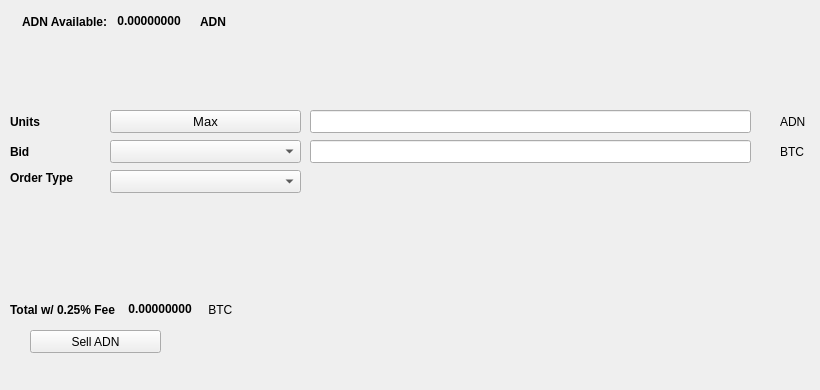
   <widget class="QWidget" name="SellTab">
    <attribute name="title">
     <string>Sell</string>
    </attribute>
    <widget class="QLabel" name="label_16">
     <property name="geometry">
      <rect>
       <x>780</x>
       <y>140</y>
       <width>31</width>
       <height>23</height>
      </rect>
     </property>
     <property name="text">
      <string>BTC</string>
     </property>
    </widget>
    <widget class="QComboBox" name="SellBidcomboBox">
     <property name="geometry">
      <rect>
       <x>110</x>
       <y>140</y>
       <width>191</width>
       <height>23</height>
      </rect>
     </property>
     <property name="font">
      <font>
       <pointsize>10</pointsize>
      </font>
     </property>
    </widget>
    <widget class="QLabel" name="label_18">
     <property name="geometry">
      <rect>
       <x>10</x>
       <y>110</y>
       <width>46</width>
       <height>23</height>
      </rect>
     </property>
     <property name="font">
      <font>
       <weight>75</weight>
       <bold>true</bold>
      </font>
     </property>
     <property name="text">
      <string>Units</string>
     </property>
    </widget>
    <widget class="QPushButton" name="Sell_Max_Amount">
     <property name="geometry">
      <rect>
       <x>110</x>
       <y>110</y>
       <width>191</width>
       <height>23</height>
      </rect>
     </property>
     <property name="font">
      <font>
       <pointsize>10</pointsize>
      </font>
     </property>
     <property name="text">
      <string>Max</string>
     </property>
    </widget>
    <widget class="QLabel" name="label_20">
     <property name="geometry">
      <rect>
       <x>10</x>
       <y>170</y>
       <width>91</width>
       <height>16</height>
      </rect>
     </property>
     <property name="font">
      <font>
       <weight>75</weight>
       <bold>true</bold>
      </font>
     </property>
     <property name="text">
      <string>Order Type</string>
     </property>
    </widget>
    <widget class="QComboBox" name="SellOrdertypeCombo">
     <property name="geometry">
      <rect>
       <x>110</x>
       <y>170</y>
       <width>191</width>
       <height>23</height>
      </rect>
     </property>
     <property name="font">
      <font>
       <pointsize>10</pointsize>
      </font>
     </property>
    </widget>
    <widget class="QLabel" name="label_21">
     <property name="geometry">
      <rect>
       <x>10</x>
       <y>140</y>
       <width>46</width>
       <height>23</height>
      </rect>
     </property>
     <property name="font">
      <font>
       <weight>75</weight>
       <bold>true</bold>
      </font>
     </property>
     <property name="text">
      <string>Bid</string>
     </property>
    </widget>
    <widget class="QLabel" name="label_22">
     <property name="geometry">
      <rect>
       <x>780</x>
       <y>110</y>
       <width>31</width>
       <height>23</height>
      </rect>
     </property>
     <property name="text">
      <string>ADN</string>
     </property>
    </widget>
    <widget class="QLineEdit" name="UnitsInputADN">
     <property name="geometry">
      <rect>
       <x>310</x>
       <y>110</y>
       <width>441</width>
       <height>23</height>
      </rect>
     </property>
     <property name="font">
      <font>
       <pointsize>9</pointsize>
       <weight>75</weight>
       <bold>true</bold>
      </font>
     </property>
    </widget>
    <widget class="QLineEdit" name="SellBidPriceEdit">
     <property name="geometry">
      <rect>
       <x>310</x>
       <y>140</y>
       <width>441</width>
       <height>23</height>
      </rect>
     </property>
     <property name="font">
      <font>
       <pointsize>9</pointsize>
       <weight>75</weight>
       <bold>true</bold>
      </font>
     </property>
    </widget>
    <widget class="QPushButton" name="SellADNBTN">
     <property name="geometry">
      <rect>
       <x>30</x>
       <y>330</y>
       <width>131</width>
       <height>23</height>
      </rect>
     </property>
     <property name="text">
      <string>Sell ADN</string>
     </property>
     <property name="icon">
      <iconset resource="../adn">
       <normaloff>:/icons/bitcoin</normaloff>:/icons/bitcoin</iconset>
     </property>
    </widget>
    <widget class="QWidget" name="layoutWidget3">
     <property name="geometry">
      <rect>
       <x>22</x>
       <y>12</y>
       <width>258</width>
       <height>19</height>
      </rect>
     </property>
     <layout class="QHBoxLayout" name="horizontalLayout">
      <item>
       <widget class="QLabel" name="label232_2">
        <property name="font">
         <font>
          <weight>75</weight>
          <bold>true</bold>
         </font>
        </property>
        <property name="text">
         <string>ADN Available:</string>
        </property>
       </widget>
      </item>
      <item>
       <widget class="QLabel" name="ADNAvailableLabel">
        <property name="palette">
         <palette>
          <active>
           <colorrole role="WindowText">
            <brush brushstyle="SolidPattern">
             <color alpha="255">
              <red>0</red>
              <green>0</green>
              <blue>0</blue>
             </color>
            </brush>
           </colorrole>
           <colorrole role="Button">
            <brush brushstyle="SolidPattern">
             <color alpha="255">
              <red>0</red>
              <green>170</green>
              <blue>0</blue>
             </color>
            </brush>
           </colorrole>
           <colorrole role="Light">
            <brush brushstyle="SolidPattern">
             <color alpha="255">
              <red>0</red>
              <green>255</green>
              <blue>0</blue>
             </color>
            </brush>
           </colorrole>
           <colorrole role="Midlight">
            <brush brushstyle="SolidPattern">
             <color alpha="255">
              <red>0</red>
              <green>212</green>
              <blue>0</blue>
             </color>
            </brush>
           </colorrole>
           <colorrole role="Dark">
            <brush brushstyle="SolidPattern">
             <color alpha="255">
              <red>0</red>
              <green>85</green>
              <blue>0</blue>
             </color>
            </brush>
           </colorrole>
           <colorrole role="Mid">
            <brush brushstyle="SolidPattern">
             <color alpha="255">
              <red>0</red>
              <green>113</green>
              <blue>0</blue>
             </color>
            </brush>
           </colorrole>
           <colorrole role="Text">
            <brush brushstyle="SolidPattern">
             <color alpha="255">
              <red>0</red>
              <green>170</green>
              <blue>0</blue>
             </color>
            </brush>
           </colorrole>
           <colorrole role="BrightText">
            <brush brushstyle="SolidPattern">
             <color alpha="255">
              <red>255</red>
              <green>255</green>
              <blue>255</blue>
             </color>
            </brush>
           </colorrole>
           <colorrole role="ButtonText">
            <brush brushstyle="SolidPattern">
             <color alpha="255">
              <red>0</red>
              <green>0</green>
              <blue>0</blue>
             </color>
            </brush>
           </colorrole>
           <colorrole role="Base">
            <brush brushstyle="SolidPattern">
             <color alpha="255">
              <red>255</red>
              <green>255</green>
              <blue>255</blue>
             </color>
            </brush>
           </colorrole>
           <colorrole role="Window">
            <brush brushstyle="SolidPattern">
             <color alpha="255">
              <red>0</red>
              <green>170</green>
              <blue>0</blue>
             </color>
            </brush>
           </colorrole>
           <colorrole role="Shadow">
            <brush brushstyle="SolidPattern">
             <color alpha="255">
              <red>0</red>
              <green>0</green>
              <blue>0</blue>
             </color>
            </brush>
           </colorrole>
           <colorrole role="AlternateBase">
            <brush brushstyle="SolidPattern">
             <color alpha="255">
              <red>127</red>
              <green>212</green>
              <blue>127</blue>
             </color>
            </brush>
           </colorrole>
           <colorrole role="ToolTipBase">
            <brush brushstyle="SolidPattern">
             <color alpha="255">
              <red>255</red>
              <green>255</green>
              <blue>220</blue>
             </color>
            </brush>
           </colorrole>
           <colorrole role="ToolTipText">
            <brush brushstyle="SolidPattern">
             <color alpha="255">
              <red>0</red>
              <green>0</green>
              <blue>0</blue>
             </color>
            </brush>
           </colorrole>
          </active>
          <inactive>
           <colorrole role="WindowText">
            <brush brushstyle="SolidPattern">
             <color alpha="255">
              <red>0</red>
              <green>0</green>
              <blue>0</blue>
             </color>
            </brush>
           </colorrole>
           <colorrole role="Button">
            <brush brushstyle="SolidPattern">
             <color alpha="255">
              <red>0</red>
              <green>170</green>
              <blue>0</blue>
             </color>
            </brush>
           </colorrole>
           <colorrole role="Light">
            <brush brushstyle="SolidPattern">
             <color alpha="255">
              <red>0</red>
              <green>255</green>
              <blue>0</blue>
             </color>
            </brush>
           </colorrole>
           <colorrole role="Midlight">
            <brush brushstyle="SolidPattern">
             <color alpha="255">
              <red>0</red>
              <green>212</green>
              <blue>0</blue>
             </color>
            </brush>
           </colorrole>
           <colorrole role="Dark">
            <brush brushstyle="SolidPattern">
             <color alpha="255">
              <red>0</red>
              <green>85</green>
              <blue>0</blue>
             </color>
            </brush>
           </colorrole>
           <colorrole role="Mid">
            <brush brushstyle="SolidPattern">
             <color alpha="255">
              <red>0</red>
              <green>113</green>
              <blue>0</blue>
             </color>
            </brush>
           </colorrole>
           <colorrole role="Text">
            <brush brushstyle="SolidPattern">
             <color alpha="255">
              <red>0</red>
              <green>170</green>
              <blue>0</blue>
             </color>
            </brush>
           </colorrole>
           <colorrole role="BrightText">
            <brush brushstyle="SolidPattern">
             <color alpha="255">
              <red>255</red>
              <green>255</green>
              <blue>255</blue>
             </color>
            </brush>
           </colorrole>
           <colorrole role="ButtonText">
            <brush brushstyle="SolidPattern">
             <color alpha="255">
              <red>0</red>
              <green>0</green>
              <blue>0</blue>
             </color>
            </brush>
           </colorrole>
           <colorrole role="Base">
            <brush brushstyle="SolidPattern">
             <color alpha="255">
              <red>255</red>
              <green>255</green>
              <blue>255</blue>
             </color>
            </brush>
           </colorrole>
           <colorrole role="Window">
            <brush brushstyle="SolidPattern">
             <color alpha="255">
              <red>0</red>
              <green>170</green>
              <blue>0</blue>
             </color>
            </brush>
           </colorrole>
           <colorrole role="Shadow">
            <brush brushstyle="SolidPattern">
             <color alpha="255">
              <red>0</red>
              <green>0</green>
              <blue>0</blue>
             </color>
            </brush>
           </colorrole>
           <colorrole role="AlternateBase">
            <brush brushstyle="SolidPattern">
             <color alpha="255">
              <red>127</red>
              <green>212</green>
              <blue>127</blue>
             </color>
            </brush>
           </colorrole>
           <colorrole role="ToolTipBase">
            <brush brushstyle="SolidPattern">
             <color alpha="255">
              <red>255</red>
              <green>255</green>
              <blue>220</blue>
             </color>
            </brush>
           </colorrole>
           <colorrole role="ToolTipText">
            <brush brushstyle="SolidPattern">
             <color alpha="255">
              <red>0</red>
              <green>0</green>
              <blue>0</blue>
             </color>
            </brush>
           </colorrole>
          </inactive>
          <disabled>
           <colorrole role="WindowText">
            <brush brushstyle="SolidPattern">
             <color alpha="255">
              <red>0</red>
              <green>85</green>
              <blue>0</blue>
             </color>
            </brush>
           </colorrole>
           <colorrole role="Button">
            <brush brushstyle="SolidPattern">
             <color alpha="255">
              <red>0</red>
              <green>170</green>
              <blue>0</blue>
             </color>
            </brush>
           </colorrole>
           <colorrole role="Light">
            <brush brushstyle="SolidPattern">
             <color alpha="255">
              <red>0</red>
              <green>255</green>
              <blue>0</blue>
             </color>
            </brush>
           </colorrole>
           <colorrole role="Midlight">
            <brush brushstyle="SolidPattern">
             <color alpha="255">
              <red>0</red>
              <green>212</green>
              <blue>0</blue>
             </color>
            </brush>
           </colorrole>
           <colorrole role="Dark">
            <brush brushstyle="SolidPattern">
             <color alpha="255">
              <red>0</red>
              <green>85</green>
              <blue>0</blue>
             </color>
            </brush>
           </colorrole>
           <colorrole role="Mid">
            <brush brushstyle="SolidPattern">
             <color alpha="255">
              <red>0</red>
              <green>113</green>
              <blue>0</blue>
             </color>
            </brush>
           </colorrole>
           <colorrole role="Text">
            <brush brushstyle="SolidPattern">
             <color alpha="255">
              <red>0</red>
              <green>85</green>
              <blue>0</blue>
             </color>
            </brush>
           </colorrole>
           <colorrole role="BrightText">
            <brush brushstyle="SolidPattern">
             <color alpha="255">
              <red>255</red>
              <green>255</green>
              <blue>255</blue>
             </color>
            </brush>
           </colorrole>
           <colorrole role="ButtonText">
            <brush brushstyle="SolidPattern">
             <color alpha="255">
              <red>0</red>
              <green>85</green>
              <blue>0</blue>
             </color>
            </brush>
           </colorrole>
           <colorrole role="Base">
            <brush brushstyle="SolidPattern">
             <color alpha="255">
              <red>0</red>
              <green>170</green>
              <blue>0</blue>
             </color>
            </brush>
           </colorrole>
           <colorrole role="Window">
            <brush brushstyle="SolidPattern">
             <color alpha="255">
              <red>0</red>
              <green>170</green>
              <blue>0</blue>
             </color>
            </brush>
           </colorrole>
           <colorrole role="Shadow">
            <brush brushstyle="SolidPattern">
             <color alpha="255">
              <red>0</red>
              <green>0</green>
              <blue>0</blue>
             </color>
            </brush>
           </colorrole>
           <colorrole role="AlternateBase">
            <brush brushstyle="SolidPattern">
             <color alpha="255">
              <red>0</red>
              <green>170</green>
              <blue>0</blue>
             </color>
            </brush>
           </colorrole>
           <colorrole role="ToolTipBase">
            <brush brushstyle="SolidPattern">
             <color alpha="255">
              <red>255</red>
              <green>255</green>
              <blue>220</blue>
             </color>
            </brush>
           </colorrole>
           <colorrole role="ToolTipText">
            <brush brushstyle="SolidPattern">
             <color alpha="255">
              <red>0</red>
              <green>0</green>
              <blue>0</blue>
             </color>
            </brush>
           </colorrole>
          </disabled>
         </palette>
        </property>
        <property name="font">
         <font>
          <weight>75</weight>
          <bold>true</bold>
         </font>
        </property>
        <property name="text">
         <string> 0.00000000 </string>
        </property>
        <property name="textInteractionFlags">
         <set>Qt::LinksAccessibleByMouse|Qt::TextSelectableByKeyboard|Qt::TextSelectableByMouse</set>
        </property>
       </widget>
      </item>
      <item>
       <widget class="QLabel" name="labelADN">
        <property name="font">
         <font>
          <weight>75</weight>
          <bold>true</bold>
         </font>
        </property>
        <property name="text">
         <string>ADN</string>
        </property>
       </widget>
      </item>
     </layout>
    </widget>
    <widget class="QWidget" name="layoutWidget">
     <property name="geometry">
      <rect>
       <x>10</x>
       <y>300</y>
       <width>268</width>
       <height>19</height>
      </rect>
     </property>
     <layout class="QHBoxLayout" name="horizontalLayout_2">
      <item>
       <widget class="QLabel" name="label_19">
        <property name="font">
         <font>
          <weight>75</weight>
          <bold>true</bold>
         </font>
        </property>
        <property name="text">
         <string>Total w/ 0.25% Fee </string>
        </property>
       </widget>
      </item>
      <item>
       <widget class="QLabel" name="SellCostLabel">
        <property name="palette">
         <palette>
          <active>
           <colorrole role="WindowText">
            <brush brushstyle="SolidPattern">
             <color alpha="255">
              <red>0</red>
              <green>0</green>
              <blue>0</blue>
             </color>
            </brush>
           </colorrole>
           <colorrole role="Button">
            <brush brushstyle="SolidPattern">
             <color alpha="255">
              <red>0</red>
              <green>170</green>
              <blue>0</blue>
             </color>
            </brush>
           </colorrole>
           <colorrole role="Light">
            <brush brushstyle="SolidPattern">
             <color alpha="255">
              <red>0</red>
              <green>255</green>
              <blue>0</blue>
             </color>
            </brush>
           </colorrole>
           <colorrole role="Midlight">
            <brush brushstyle="SolidPattern">
             <color alpha="255">
              <red>0</red>
              <green>212</green>
              <blue>0</blue>
             </color>
            </brush>
           </colorrole>
           <colorrole role="Dark">
            <brush brushstyle="SolidPattern">
             <color alpha="255">
              <red>0</red>
              <green>85</green>
              <blue>0</blue>
             </color>
            </brush>
           </colorrole>
           <colorrole role="Mid">
            <brush brushstyle="SolidPattern">
             <color alpha="255">
              <red>0</red>
              <green>113</green>
              <blue>0</blue>
             </color>
            </brush>
           </colorrole>
           <colorrole role="Text">
            <brush brushstyle="SolidPattern">
             <color alpha="255">
              <red>0</red>
              <green>170</green>
              <blue>0</blue>
             </color>
            </brush>
           </colorrole>
           <colorrole role="BrightText">
            <brush brushstyle="SolidPattern">
             <color alpha="255">
              <red>255</red>
              <green>255</green>
              <blue>255</blue>
             </color>
            </brush>
           </colorrole>
           <colorrole role="ButtonText">
            <brush brushstyle="SolidPattern">
             <color alpha="255">
              <red>0</red>
              <green>0</green>
              <blue>0</blue>
             </color>
            </brush>
           </colorrole>
           <colorrole role="Base">
            <brush brushstyle="SolidPattern">
             <color alpha="255">
              <red>255</red>
              <green>255</green>
              <blue>255</blue>
             </color>
            </brush>
           </colorrole>
           <colorrole role="Window">
            <brush brushstyle="SolidPattern">
             <color alpha="255">
              <red>0</red>
              <green>170</green>
              <blue>0</blue>
             </color>
            </brush>
           </colorrole>
           <colorrole role="Shadow">
            <brush brushstyle="SolidPattern">
             <color alpha="255">
              <red>0</red>
              <green>0</green>
              <blue>0</blue>
             </color>
            </brush>
           </colorrole>
           <colorrole role="AlternateBase">
            <brush brushstyle="SolidPattern">
             <color alpha="255">
              <red>127</red>
              <green>212</green>
              <blue>127</blue>
             </color>
            </brush>
           </colorrole>
           <colorrole role="ToolTipBase">
            <brush brushstyle="SolidPattern">
             <color alpha="255">
              <red>255</red>
              <green>255</green>
              <blue>220</blue>
             </color>
            </brush>
           </colorrole>
           <colorrole role="ToolTipText">
            <brush brushstyle="SolidPattern">
             <color alpha="255">
              <red>0</red>
              <green>0</green>
              <blue>0</blue>
             </color>
            </brush>
           </colorrole>
          </active>
          <inactive>
           <colorrole role="WindowText">
            <brush brushstyle="SolidPattern">
             <color alpha="255">
              <red>0</red>
              <green>0</green>
              <blue>0</blue>
             </color>
            </brush>
           </colorrole>
           <colorrole role="Button">
            <brush brushstyle="SolidPattern">
             <color alpha="255">
              <red>0</red>
              <green>170</green>
              <blue>0</blue>
             </color>
            </brush>
           </colorrole>
           <colorrole role="Light">
            <brush brushstyle="SolidPattern">
             <color alpha="255">
              <red>0</red>
              <green>255</green>
              <blue>0</blue>
             </color>
            </brush>
           </colorrole>
           <colorrole role="Midlight">
            <brush brushstyle="SolidPattern">
             <color alpha="255">
              <red>0</red>
              <green>212</green>
              <blue>0</blue>
             </color>
            </brush>
           </colorrole>
           <colorrole role="Dark">
            <brush brushstyle="SolidPattern">
             <color alpha="255">
              <red>0</red>
              <green>85</green>
              <blue>0</blue>
             </color>
            </brush>
           </colorrole>
           <colorrole role="Mid">
            <brush brushstyle="SolidPattern">
             <color alpha="255">
              <red>0</red>
              <green>113</green>
              <blue>0</blue>
             </color>
            </brush>
           </colorrole>
           <colorrole role="Text">
            <brush brushstyle="SolidPattern">
             <color alpha="255">
              <red>0</red>
              <green>170</green>
              <blue>0</blue>
             </color>
            </brush>
           </colorrole>
           <colorrole role="BrightText">
            <brush brushstyle="SolidPattern">
             <color alpha="255">
              <red>255</red>
              <green>255</green>
              <blue>255</blue>
             </color>
            </brush>
           </colorrole>
           <colorrole role="ButtonText">
            <brush brushstyle="SolidPattern">
             <color alpha="255">
              <red>0</red>
              <green>0</green>
              <blue>0</blue>
             </color>
            </brush>
           </colorrole>
           <colorrole role="Base">
            <brush brushstyle="SolidPattern">
             <color alpha="255">
              <red>255</red>
              <green>255</green>
              <blue>255</blue>
             </color>
            </brush>
           </colorrole>
           <colorrole role="Window">
            <brush brushstyle="SolidPattern">
             <color alpha="255">
              <red>0</red>
              <green>170</green>
              <blue>0</blue>
             </color>
            </brush>
           </colorrole>
           <colorrole role="Shadow">
            <brush brushstyle="SolidPattern">
             <color alpha="255">
              <red>0</red>
              <green>0</green>
              <blue>0</blue>
             </color>
            </brush>
           </colorrole>
           <colorrole role="AlternateBase">
            <brush brushstyle="SolidPattern">
             <color alpha="255">
              <red>127</red>
              <green>212</green>
              <blue>127</blue>
             </color>
            </brush>
           </colorrole>
           <colorrole role="ToolTipBase">
            <brush brushstyle="SolidPattern">
             <color alpha="255">
              <red>255</red>
              <green>255</green>
              <blue>220</blue>
             </color>
            </brush>
           </colorrole>
           <colorrole role="ToolTipText">
            <brush brushstyle="SolidPattern">
             <color alpha="255">
              <red>0</red>
              <green>0</green>
              <blue>0</blue>
             </color>
            </brush>
           </colorrole>
          </inactive>
          <disabled>
           <colorrole role="WindowText">
            <brush brushstyle="SolidPattern">
             <color alpha="255">
              <red>0</red>
              <green>85</green>
              <blue>0</blue>
             </color>
            </brush>
           </colorrole>
           <colorrole role="Button">
            <brush brushstyle="SolidPattern">
             <color alpha="255">
              <red>0</red>
              <green>170</green>
              <blue>0</blue>
             </color>
            </brush>
           </colorrole>
           <colorrole role="Light">
            <brush brushstyle="SolidPattern">
             <color alpha="255">
              <red>0</red>
              <green>255</green>
              <blue>0</blue>
             </color>
            </brush>
           </colorrole>
           <colorrole role="Midlight">
            <brush brushstyle="SolidPattern">
             <color alpha="255">
              <red>0</red>
              <green>212</green>
              <blue>0</blue>
             </color>
            </brush>
           </colorrole>
           <colorrole role="Dark">
            <brush brushstyle="SolidPattern">
             <color alpha="255">
              <red>0</red>
              <green>85</green>
              <blue>0</blue>
             </color>
            </brush>
           </colorrole>
           <colorrole role="Mid">
            <brush brushstyle="SolidPattern">
             <color alpha="255">
              <red>0</red>
              <green>113</green>
              <blue>0</blue>
             </color>
            </brush>
           </colorrole>
           <colorrole role="Text">
            <brush brushstyle="SolidPattern">
             <color alpha="255">
              <red>0</red>
              <green>85</green>
              <blue>0</blue>
             </color>
            </brush>
           </colorrole>
           <colorrole role="BrightText">
            <brush brushstyle="SolidPattern">
             <color alpha="255">
              <red>255</red>
              <green>255</green>
              <blue>255</blue>
             </color>
            </brush>
           </colorrole>
           <colorrole role="ButtonText">
            <brush brushstyle="SolidPattern">
             <color alpha="255">
              <red>0</red>
              <green>85</green>
              <blue>0</blue>
             </color>
            </brush>
           </colorrole>
           <colorrole role="Base">
            <brush brushstyle="SolidPattern">
             <color alpha="255">
              <red>0</red>
              <green>170</green>
              <blue>0</blue>
             </color>
            </brush>
           </colorrole>
           <colorrole role="Window">
            <brush brushstyle="SolidPattern">
             <color alpha="255">
              <red>0</red>
              <green>170</green>
              <blue>0</blue>
             </color>
            </brush>
           </colorrole>
           <colorrole role="Shadow">
            <brush brushstyle="SolidPattern">
             <color alpha="255">
              <red>0</red>
              <green>0</green>
              <blue>0</blue>
             </color>
            </brush>
           </colorrole>
           <colorrole role="AlternateBase">
            <brush brushstyle="SolidPattern">
             <color alpha="255">
              <red>0</red>
              <green>170</green>
              <blue>0</blue>
             </color>
            </brush>
           </colorrole>
           <colorrole role="ToolTipBase">
            <brush brushstyle="SolidPattern">
             <color alpha="255">
              <red>255</red>
              <green>255</green>
              <blue>220</blue>
             </color>
            </brush>
           </colorrole>
           <colorrole role="ToolTipText">
            <brush brushstyle="SolidPattern">
             <color alpha="255">
              <red>0</red>
              <green>0</green>
              <blue>0</blue>
             </color>
            </brush>
           </colorrole>
          </disabled>
         </palette>
        </property>
        <property name="font">
         <font>
          <weight>75</weight>
          <bold>true</bold>
         </font>
        </property>
        <property name="autoFillBackground">
         <bool>false</bool>
        </property>
        <property name="text">
         <string> 0.00000000</string>
        </property>
        <property name="textInteractionFlags">
         <set>Qt::LinksAccessibleByMouse|Qt::TextSelectableByMouse</set>
        </property>
       </widget>
      </item>
      <item>
       <widget class="QLabel" name="label_17">
        <property name="font">
         <font>
          <weight>50</weight>
          <bold>false</bold>
         </font>
        </property>
        <property name="text">
         <string> BTC</string>
        </property>
       </widget>
      </item>
     </layout>
    </widget>
    <widget class="QLabel" name="label_23">
     <property name="geometry">
      <rect>
       <x>460</x>
       <y>300</y>
       <width>281</width>
       <height>81</height>
      </rect>
     </property>
     <property name="text">
      <string/>
     </property>
     <property name="pixmap">
      <pixmap>:/images/bittrex</pixmap>
     </property>
    </widget>
   </widget>
